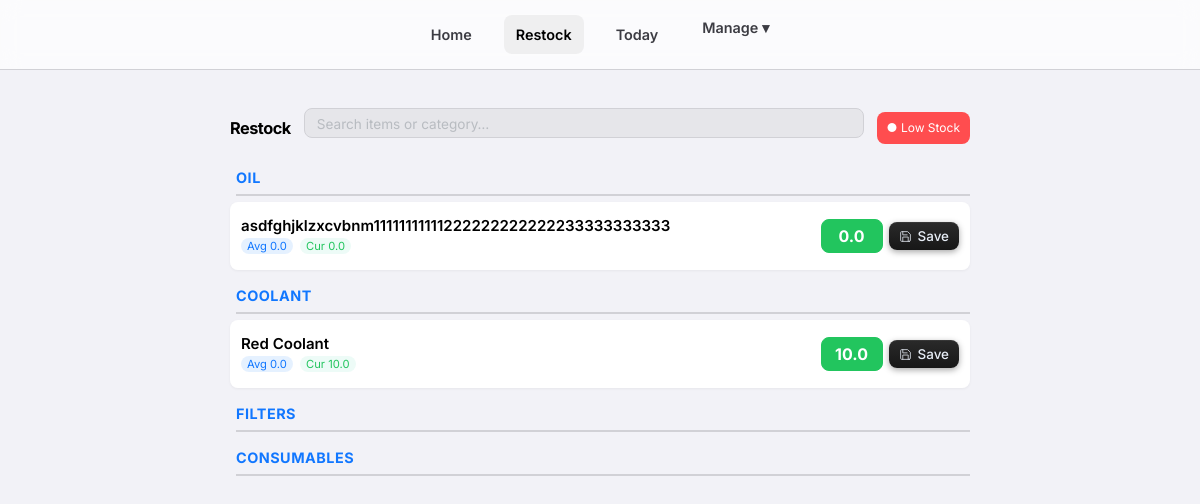
Page /stock/ (signed in) on the earlier database version.
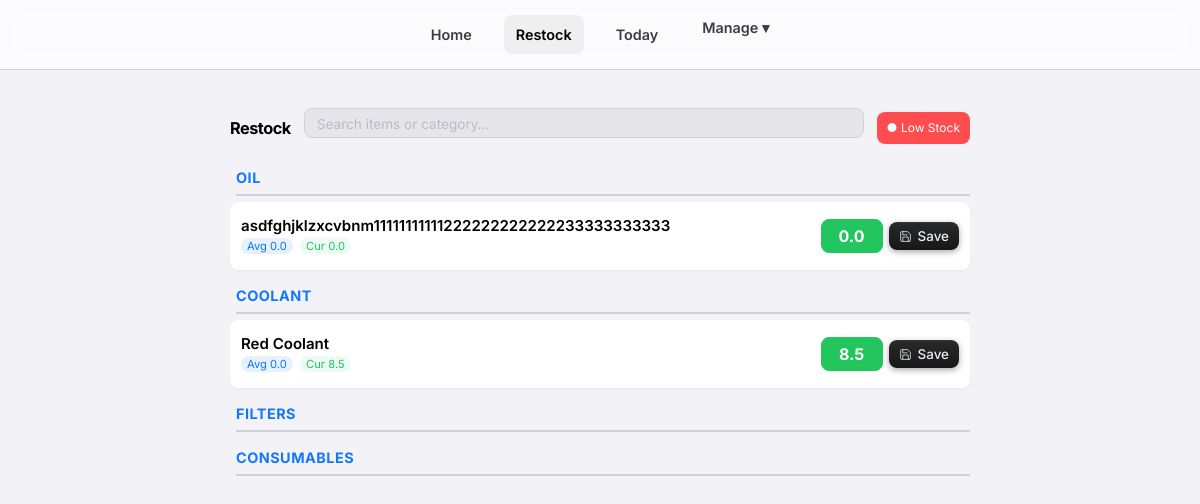
Same page on the later database version.
### consumables/models.py (models this page shows, shortened)
class Category(models.Model):
    name = models.CharField(max_length=100)
    class Meta:
        verbose_name_plural = "Categories"

class Item(models.Model):
    category = models.ForeignKey(Category, related_name='items', on_delete=models.CASCADE)
    subcategory = models.ForeignKey(SubCategory, related_name='items', on_delete=models.SET_NULL, null=True, blank=True)
    name = models.CharField(max_length=200)
    average_stock = models.FloatField(default=0, help_text="Ideal stock level for calculation")
    current_stock = models.FloatField(default=0)
    usage_count = models.FloatField(default=0, help_text="Cached popularity score (frequency of use)")
    score = models.IntegerField(default=1, help_text="Credits earned per unit taken")
    class Meta:
        constraints = [
            models.UniqueConstraint(
                fields=['category', 'name'],
                condition=models.Q(subcategory__isnull=True),
                name='unique_direct_item_idx'
            ),
            models.UniqueConstraint(
                fields=['subcategory', 'name'],
                name='unique_subcategory_item_idx'
            )
        ]
        ordering = ['-usage_count', 'name']
    def stock_percentage(self):
        if self.average_stock <= 0:
            return 100 # Default to full/green if no average set to avoid div/0 error showing red
        return (self.current_stock / self.average_stock) * 100
    def stock_status_color(self):
        pct = self.stock_percentage()
        if pct < 25:
            return "#ef4444" # Red
        elif pct < 50:
            return "#eab308" # Yellow
        else:
            return "#22c55e" # Green

### consumables/views.py (the view)
# urls.py: path('stock/', views.stock_list, name='stock_list'),
@login_required
def stock_list(request):
    categories = Category.objects.prefetch_related('items').all()
    return render(request, 'consumables/stock_list.html', {'categories': categories})

### consumables/templates/consumables/stock_list.html (shortened to what this page needs)
{% extends 'consumables/base.html' %}
{% block content %}
<div class="restock-container">
    <div class="top-row">
        <h2>Restock</h2>
        <div class="search-container">
            <input id="restockSearch" class="tiny-search" type="text" placeholder="Search items or category…">
        </div>
        <a href="{% url 'low_stock_list' %}" class="low-stock-btn">
            ● Low Stock
        </a>
    </div>
    {% for category in categories %}
    <div class="category-section">
        <h3 class="category-title">{{ category.name }}</h3>
        {% for item in category.items.all %}
        <form method="post" action="{% url 'update_stock' item.id %}" class="item-card" data-default-display="flex"
            style="background: linear-gradient(90deg, var(--card-bg) {{ item.stock_percentage|floatformat:0 }}%, transparent {{ item.stock_percentage|floatformat:0 }}%);">
            <div class="item-info">
                <div class="item-name" onclick="this.classList.toggle('expanded')">
                    {{ item.name }}
                </div>
                <div class="item-stock">
                    <span class="stock-badge avg-badge">Avg {{ item.average_stock }}</span>
                    <span class="stock-badge cur-badge" style="color:{{ item.stock_status_color }}">
                        Cur {{ item.current_stock }}
                    </span>
                </div>
            </div>
            <div class="controls">
                <input type="number" name="current_stock" value="{{ item.current_stock }}" inputmode="decimal"
                    step="0.1"
                    style="background-color: {{ item.stock_status_color }}; border-color: {{ item.stock_status_color }}; color: white; font-weight: bold;">
                <button type="submit" class="btn-save">
                    <svg viewBox="0 0 24 24" fill="none" stroke="currentColor" stroke-width="1.6" stroke-linecap="round"
                        stroke-linejoin="round">
                        <path d="M19 21H5a2 2 0 0 1-2-2V5a2 2 0 0 1 2-2h11l5 5v11a2 2 0 0 1-2 2z" />
                        <path d="M17 21v-8H7v8" />
                        <path d="M7 3v6h8" />
                    </svg>
                    Save
                </button>
            </div>
        </form>
        {% endfor %}
    </div>
    {% endfor %}
</div>
{% endblock %}

### consumables/templates/consumables/base.html (shortened to what this page needs)
{% load static %}
<!DOCTYPE html>
<html lang="en">
<head>
    <link rel="stylesheet" href="{% static 'css/style.css' %}">
    <link rel="stylesheet" href="{% static 'css/mobile_nav.css' %}">
</head>
<body>
    {% if user.is_authenticated %}
    <nav class="navbar">
        <a href="{% url 'home' %}"
            class="nav-link {% if request.resolver_match.url_name == 'home' %}active{% endif %}">Home</a>
        <a href="{% url 'stock_list' %}"
            class="nav-link {% if request.resolver_match.url_name == 'stock_list' %}active{% endif %}">Restock</a>
        <a href="{% url 'today' %}"
            class="nav-link {% if request.resolver_match.url_name == 'today' %}active{% endif %}">Today</a>
        <div class="dropdown">
            <span class="nav-link" style="cursor: pointer;">Manage &#9662;</span>
        </div>
    </nav>
    {% endif %}
    <div class="container">
        {% block content %}
        {% endblock %}
    </div>
</body>
</html>

### consumables/static/css/style.css (style rules this page uses)
:root { --bg-color: #f2f2f7; --card-bg: #ffffff; --text-primary: #000000; --text-secondary: #3c3c43; --accent-red: #ff3b30; --accent-blue: #007aff; --accent-green: #34c759; --accent-yellow: #f59e0b; --border-color: #d1d1d6; --glass-bg: rgba(255, 255, 255, 0.7); --glass-border: rgba(0, 0, 0, 0.1); --input-bg: rgba(0, 0, 0, 0.05); }
* { box-sizing: border-box; margin: 0; padding: 0; font-family: 'Inter', -apple-system, BlinkMacSystemFont, "Segoe UI", Roboto, Helvetica, Arial, sans-serif; }
body { background-color: var(--bg-color); color: var(--text-primary); line-height: 1.6; padding-bottom: 80px; }
h1, h2, h3 { font-weight: 700; letter-spacing: -0.5px; margin-bottom: 1rem; color: var(--text-primary); }
a { color: var(--accent-blue); text-decoration: none; }
.container { max-width: 800px; margin: 0 auto; padding: 20px; }
.navbar { background-color: var(--card-bg); padding: 15px; display: flex; justify-content: center; gap: 20px; position: sticky; top: 0; z-index: 100; border-bottom: 1px solid var(--border-color); backdrop-filter: blur(10px); -webkit-backdrop-filter: blur(10px); background: var(--glass-bg); }
.nav-link { color: var(--text-secondary); font-weight: 600; font-size: 0.9rem; padding: 8px 12px; border-radius: 8px; transition: all 0.2s ease; }
.nav-link.active, .nav-link:hover { color: var(--text-primary); background-color: rgba(0, 0, 0, 0.05); }
.dropdown { position: relative; display: inline-block; }
.category-section { margin-bottom: 40px; }
.category-title { font-size: 1.5rem; border-bottom: 2px solid var(--border-color); padding-bottom: 5px; margin-bottom: 10px; color: var(--accent-blue); text-transform: uppercase; letter-spacing: 1px; }
.item-card { background-color: var(--card-bg); padding: 15px; margin-bottom: 10px; border-radius: 12px; display: flex; justify-content: space-between; align-items: center; border: 1px solid var(--border-color); transition: transform 0.2s, box-shadow 0.2s; box-shadow: 0 1px 3px rgba(0, 0, 0, 0.05); }
.item-info { flex-grow: 1; min-width: 0; margin-right: 10px; }
.item-name { font-weight: 600; font-size: 1.1rem; color: var(--text-primary); white-space: nowrap; overflow: hidden; text-overflow: ellipsis; cursor: pointer; line-height: 1.3; }
.item-stock { font-size: 0.8rem; color: var(--text-secondary); }
input[type="text"], input[type="password"], input[type="number"], select { width: 100%; padding: 12px; margin: 8px 0; background-color: var(--input-bg); border: 1px solid var(--border-color); border-radius: 8px; color: var(--text-primary); font-size: 1rem; transition: border-color 0.2s, background-color 0.2s; }
.search-container { margin-bottom: 10px; padding: 0 5px; }
.tiny-search { width: 100%; background: var(--input-bg); border: 1px solid var(--border-color); border-radius: 20px; padding: 2px 10px; color: var(--text-primary); font-size: 0.8rem; line-height: normal; outline: none; transition: all 0.2s ease; margin: 0; box-sizing: border-box; height: 30px; }
.tiny-search::placeholder { color: var(--text-secondary); opacity: 0.6; font-size: 0.85rem; }

Differences in the rows shown:
changed Item "Red Coolant": current_stock "10.0" → "8.5"
